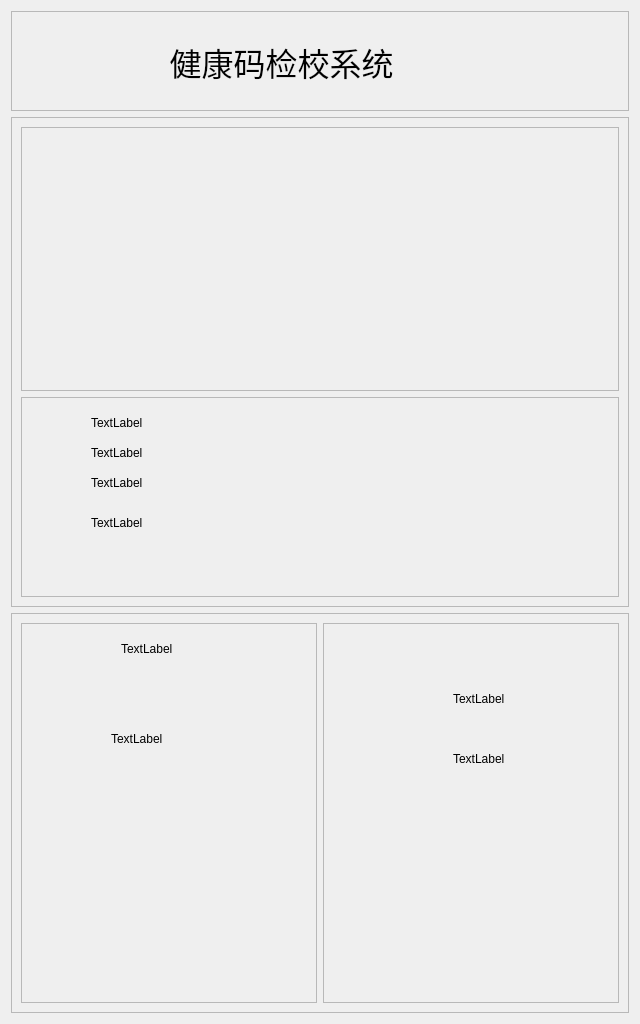
<?xml version="1.0" encoding="UTF-8"?>
<ui version="4.0">
 <class>Form</class>
 <widget class="QWidget" name="Form">
  <property name="geometry">
   <rect>
    <x>0</x>
    <y>0</y>
    <width>640</width>
    <height>1024</height>
   </rect>
  </property>
  <property name="windowTitle">
   <string>Form</string>
  </property>
  <layout class="QVBoxLayout" name="verticalLayout">
   <item>
    <widget class="QFrame" name="frame">
     <property name="maximumSize">
      <size>
       <width>16777215</width>
       <height>100</height>
      </size>
     </property>
     <property name="frameShape">
      <enum>QFrame::StyledPanel</enum>
     </property>
     <property name="frameShadow">
      <enum>QFrame::Raised</enum>
     </property>
     <widget class="QLabel" name="label_10">
      <property name="geometry">
       <rect>
        <x>120</x>
        <y>30</y>
        <width>301</width>
        <height>41</height>
       </rect>
      </property>
      <property name="font">
       <font>
        <family>Alef</family>
        <pointsize>24</pointsize>
       </font>
      </property>
      <property name="styleSheet">
       <string notr="true">color: rgb(0, 0, 0);</string>
      </property>
      <property name="text">
       <string>健康码检校系统</string>
      </property>
      <property name="alignment">
       <set>Qt::AlignCenter</set>
      </property>
     </widget>
    </widget>
   </item>
   <item>
    <widget class="QFrame" name="frame_2">
     <property name="frameShape">
      <enum>QFrame::StyledPanel</enum>
     </property>
     <property name="frameShadow">
      <enum>QFrame::Raised</enum>
     </property>
     <layout class="QVBoxLayout" name="verticalLayout_2">
      <item>
       <widget class="QFrame" name="frame_3">
        <property name="frameShape">
         <enum>QFrame::StyledPanel</enum>
        </property>
        <property name="frameShadow">
         <enum>QFrame::Raised</enum>
        </property>
        <widget class="QLabel" name="labelQrcode">
         <property name="enabled">
          <bool>true</bool>
         </property>
         <property name="geometry">
          <rect>
           <x>10</x>
           <y>0</y>
           <width>529</width>
           <height>241</height>
          </rect>
         </property>
         <property name="text">
          <string/>
         </property>
         <property name="pixmap">
          <pixmap>D:/work/project/public/国康码/健康码图/qrcode_green.png</pixmap>
         </property>
         <property name="scaledContents">
          <bool>true</bool>
         </property>
         <property name="alignment">
          <set>Qt::AlignCenter</set>
         </property>
        </widget>
       </widget>
      </item>
      <item>
       <widget class="QFrame" name="frame_4">
        <property name="maximumSize">
         <size>
          <width>16777215</width>
          <height>200</height>
         </size>
        </property>
        <property name="frameShape">
         <enum>QFrame::StyledPanel</enum>
        </property>
        <property name="frameShadow">
         <enum>QFrame::Raised</enum>
        </property>
        <widget class="QLabel" name="label">
         <property name="geometry">
          <rect>
           <x>70</x>
           <y>20</y>
           <width>54</width>
           <height>12</height>
          </rect>
         </property>
         <property name="text">
          <string>TextLabel</string>
         </property>
        </widget>
        <widget class="QLabel" name="label_2">
         <property name="geometry">
          <rect>
           <x>70</x>
           <y>50</y>
           <width>54</width>
           <height>12</height>
          </rect>
         </property>
         <property name="text">
          <string>TextLabel</string>
         </property>
        </widget>
        <widget class="QLabel" name="label_3">
         <property name="geometry">
          <rect>
           <x>70</x>
           <y>80</y>
           <width>54</width>
           <height>12</height>
          </rect>
         </property>
         <property name="text">
          <string>TextLabel</string>
         </property>
        </widget>
        <widget class="QLabel" name="label_4">
         <property name="geometry">
          <rect>
           <x>70</x>
           <y>120</y>
           <width>54</width>
           <height>12</height>
          </rect>
         </property>
         <property name="text">
          <string>TextLabel</string>
         </property>
        </widget>
       </widget>
      </item>
     </layout>
    </widget>
   </item>
   <item>
    <widget class="QFrame" name="frame_5">
     <property name="maximumSize">
      <size>
       <width>16777215</width>
       <height>400</height>
      </size>
     </property>
     <property name="frameShape">
      <enum>QFrame::StyledPanel</enum>
     </property>
     <property name="frameShadow">
      <enum>QFrame::Raised</enum>
     </property>
     <layout class="QHBoxLayout" name="horizontalLayout">
      <item>
       <widget class="QFrame" name="frame_6">
        <property name="frameShape">
         <enum>QFrame::StyledPanel</enum>
        </property>
        <property name="frameShadow">
         <enum>QFrame::Raised</enum>
        </property>
        <widget class="QLabel" name="label_5">
         <property name="geometry">
          <rect>
           <x>100</x>
           <y>20</y>
           <width>54</width>
           <height>12</height>
          </rect>
         </property>
         <property name="text">
          <string>TextLabel</string>
         </property>
        </widget>
        <widget class="QLabel" name="label_6">
         <property name="geometry">
          <rect>
           <x>90</x>
           <y>110</y>
           <width>54</width>
           <height>12</height>
          </rect>
         </property>
         <property name="text">
          <string>TextLabel</string>
         </property>
        </widget>
       </widget>
      </item>
      <item>
       <widget class="QFrame" name="frame_7">
        <property name="frameShape">
         <enum>QFrame::StyledPanel</enum>
        </property>
        <property name="frameShadow">
         <enum>QFrame::Raised</enum>
        </property>
        <widget class="QLabel" name="label_7">
         <property name="geometry">
          <rect>
           <x>130</x>
           <y>70</y>
           <width>54</width>
           <height>12</height>
          </rect>
         </property>
         <property name="text">
          <string>TextLabel</string>
         </property>
        </widget>
        <widget class="QLabel" name="label_8">
         <property name="geometry">
          <rect>
           <x>130</x>
           <y>130</y>
           <width>54</width>
           <height>12</height>
          </rect>
         </property>
         <property name="text">
          <string>TextLabel</string>
         </property>
        </widget>
       </widget>
      </item>
     </layout>
    </widget>
   </item>
  </layout>
 </widget>
 <resources/>
 <connections/>
</ui>
